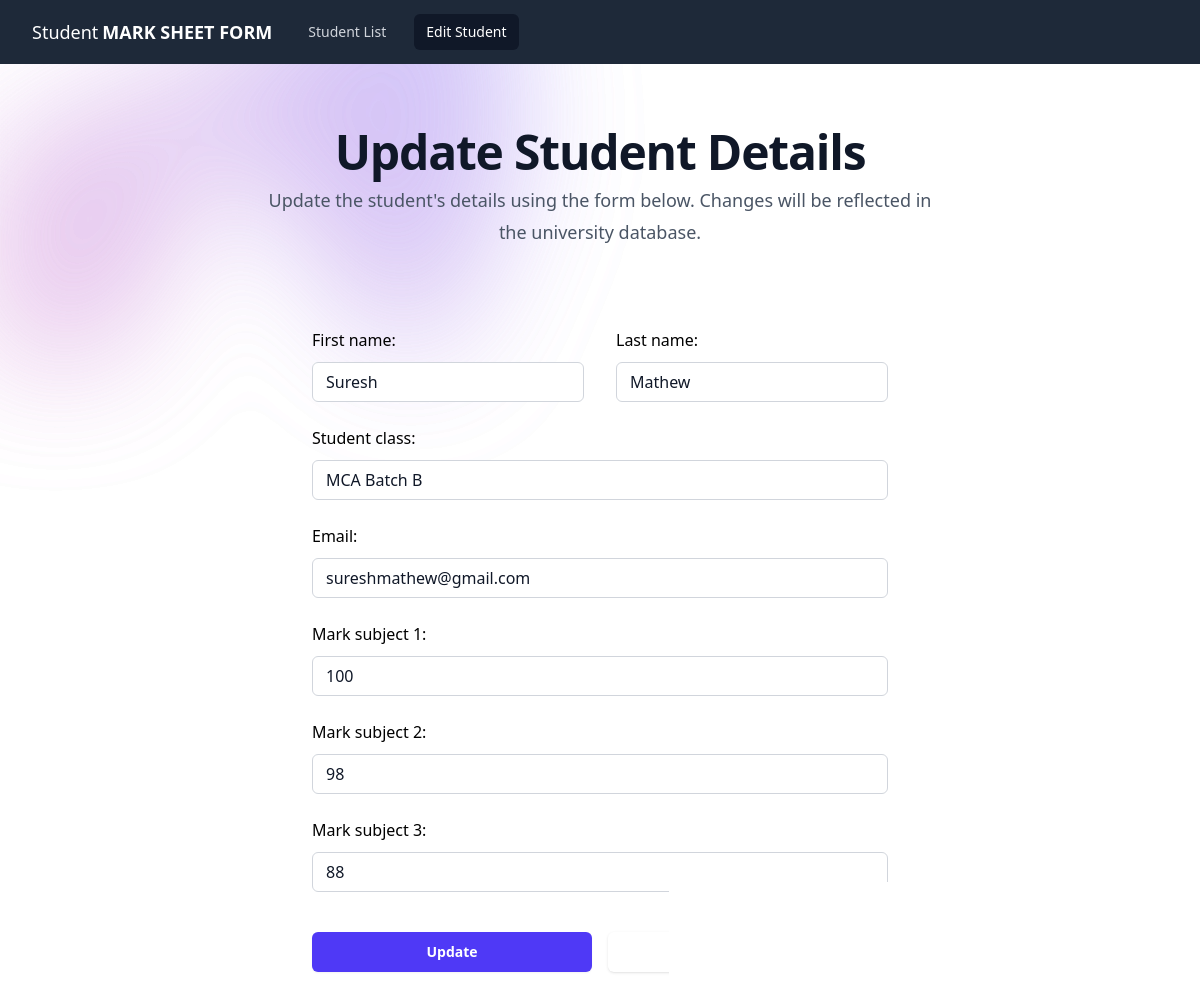
Screenshot of /update-student-details/11 with the database file from the repository.
### base/models.py (models this page shows, shortened)
class Student(models.Model):
    first_name = models.CharField(max_length=200)
    last_name = models.CharField(max_length=200)
    student_class = models.CharField(max_length=200)
    email = models.EmailField(unique=True)
    mark_subject_1 = models.IntegerField()
    mark_subject_2 = models.IntegerField()
    mark_subject_3 = models.IntegerField()
    total_mark = models.IntegerField(editable=False)

### base/views.py (the view)
# urls.py: path('update-student-details/<str:pk>', views.update_student, name="update_student"),
def update_student(request, pk):
    student_details = Student.objects.get(id=pk)
    context = {
        "student_list_class": "rounded-md px-3 py-2 text-sm font-medium text-gray-300 hover:bg-gray-700 hover:text-white",
        "add_student_class": "rounded-md bg-gray-900 px-3 py-2 text-sm font-medium text-white",
        "edit_or_add": "Edit Student",
        "heading": "Update Student Details",
        "sub_heading": "Update the student's details using the form below. Changes will be reflected in the university database.",
        "form": StudentDetailsForm(instance=student_details),
    }
    if request.method == "POST":
        form = StudentDetailsForm(request.POST, instance=student_details)
        if form.is_valid():
            form.save()
            return redirect("list_student")
    return render(request, "base/student_form.html", context)

### base/form.py (shortened to what this page needs)
class StudentDetailsForm(ModelForm):
    class Meta:
        model = Student
        fields = ["first_name", "last_name", "student_class", "email", "mark_subject_1", "mark_subject_2", "mark_subject_3"]
        tailwind_classes = "block w-full rounded-md bg-white px-3.5 py-2 text-base text-gray-900 outline-1 -outline-offset-1 outline-gray-300 placeholder:text-gray-400 focus:outline-2 focus:-outline-offset-2 focus:outline-indigo-600"
        widgets = {
            "first_name": forms.TextInput(attrs={"class": tailwind_classes}),
            "last_name": forms.TextInput(attrs={"class": tailwind_classes}),
            "student_class": forms.TextInput(attrs={"class": tailwind_classes}),
            "email": forms.EmailInput(attrs={"class": tailwind_classes}),
            "mark_subject_1": forms.NumberInput(attrs={"class": tailwind_classes, "max": 100, "min": 0}),
            "mark_subject_2": forms.NumberInput(attrs={"class": tailwind_classes, "max": 100, "min": 0}),
            "mark_subject_3": forms.NumberInput(attrs={"class": tailwind_classes, "max": 100, "min": 0}),
        }

### base/templates/base/student_form.html (shortened to what this page needs)
{% extends 'base.html' %}
{% block navbar %}
    {% include 'navbar.html' with student_list_class=student_list_class add_student_class=add_student_class edit_or_add=edit_or_add %}
{% endblock navbar %}
{% block content %}
<div class="px-6 py-0 sm:py-0 lg:px-8">
    <div class="absolute inset-x-0 top-[-10rem] -z-10 transform-gpu overflow-hidden blur-3xl sm:top-[-20rem]" aria-hidden="true">
      <div class="relative left-1/2 -z-10 aspect-1155/678 w-[36.125rem] max-w-none -translate-x-1/2 rotate-[30deg] bg-linear-to-tr from-[#ff80b5] to-[#9089fc] opacity-30 sm:left-[calc(50%-40rem)] sm:w-[72.1875rem]" style="clip-path: polygon(74.1% 44.1%, 100% 61.6%, 97.5% 26.9%, 85.5% 0.1%, 80.7% 2%, 72.5% 32.5%, 60.2% 62.4%, 52.4% 68.1%, 47.5% 58.3%, 45.2% 34.5%, 27.5% 76.7%, 0.1% 64.9%, 17.9% 100%, 27.6% 76.8%, 76.1% 97.7%, 74.1% 44.1%)"></div>
    </div>
    <div class="mx-auto max-w-2xl text-center">
      <h2 class="text-4xl font-semibold tracking-tight text-balance text-gray-900 sm:text-5xl">{{ heading }}</h2>
      <p class="mt-2 text-lg/8 text-gray-600">{{ sub_heading }}</p>
    </div>
    <form action="#" method="POST" class="mx-auto mt-16 max-w-xl sm:mt-20">
        <div class="grid grid-cols-1 gap-x-8 gap-y-6 sm:grid-cols-2">
            <div>
            {{ form.first_name.label_tag }}
            <div class="mt-2.5">
                {{ form.first_name }}
            </div>
            </div>
            <div>
                {{ form.last_name.label_tag }}
                <div class="mt-2.5">
                    {{ form.last_name }}
                </div>
            </div>
            <div class="sm:col-span-2">
                {{ form.student_class.label_tag }}
                <div class="mt-2.5">
                    {{ form.student_class }}
                </div>
            </div>
            <div class="sm:col-span-2">
                {{ form.email.label_tag }}
                <div class="mt-2.5">
                    {{ form.email }}
                </div>
            </div>
            <div class="sm:col-span-2">
                {{ form.mark_subject_1.label_tag }}
                <div class="mt-2.5">
                    {{ form.mark_subject_1 }}
                </div>
            </div>
            <div class="sm:col-span-2">
                {{ form.mark_subject_2.label_tag }}
                <div class="mt-2.5">
                    {{ form.mark_subject_2 }}
                </div>
            </div>
            <div class="sm:col-span-2">
                {{ form.mark_subject_3.label_tag }}
                <div class="mt-2.5">
                    {{ form.mark_subject_3 }}
                </div>
            </div>
        </div>
        <div class="mt-10 flex space-x-4">
            <button type="submit" class="w-1/2 rounded-md bg-indigo-600 px-3.5 py-2.5 text-center text-sm font-semibold text-white shadow-xs hover:bg-indigo-500 cursor-pointer focus-visible:outline-2 focus-visible:outline-offset-2 focus-visible:outline-indigo-600">
                {% if "update-student-details" in request.path %}
                    Update
                {% else %}
                    Add
                {% endif %}
            </button>
            <a href="{% url 'list_student' %}" class="w-1/2 rounded-md bg-white-600 px-3.5 py-2.5 text-center text-sm font-semibold text-black shadow-sm hover:text-red-500 cursor-pointer focus-visible:outline-2 focus-visible:outline-offset-2 focus-visible:outline-red-600">Cancel</a>
        </div>
    </form>
  </div>
{% endblock content %}

### rows the page displays
Student: first_name "Suresh", last_name "Mathew", student_class "MCA Batch B", email "sureshmathew@gmail.com", mark_subject_1 "100", mark_subject_2 "98", mark_subject_3 "88"

### other values shown
{{ edit_or_add }} "Edit Student"
{{ heading }} "Update Student Details"
{{ sub_heading }} "Update the student's details using the form below. Changes will be reflected in the university database."
